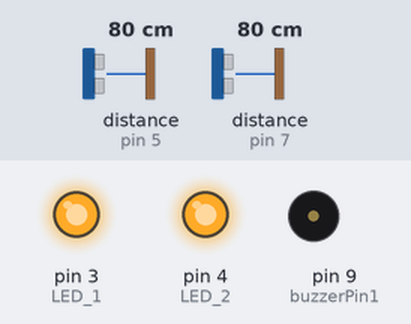
A sketch run on a simulated Arduino Uno, built with avr-gcc and run on an emulated ATmega328P. On the bench: output pins drawn as LEDs (lit = HIGH), buzzer (waves = sounding, pin HIGH). The inputs (shaded band) are chosen by the test bench; at power-on: distance to the obstacle (sensors on pin 5, pin 7) 80 cm. The echo pulse lasts 58.3 µs per cm; what the sketch prints to the serial monitor is not drawn.

Above: at 1.2 s.
1.3 s: distance to the obstacle (sensor on pin 5) set to 60 cm
At 1.69 s:
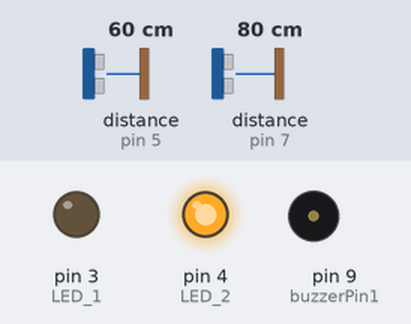
3.2 s: distance to the obstacle (sensor on pin 7) set to 60 cm
At 3.44 s:
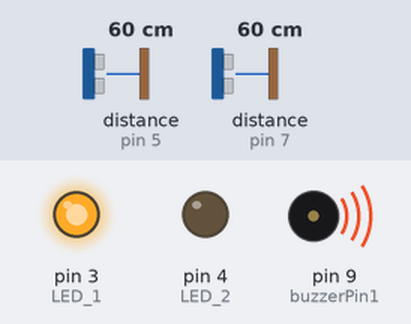
Timing chart, 0 to 6.2 s (numbered marks = the images above; inputs shaded):
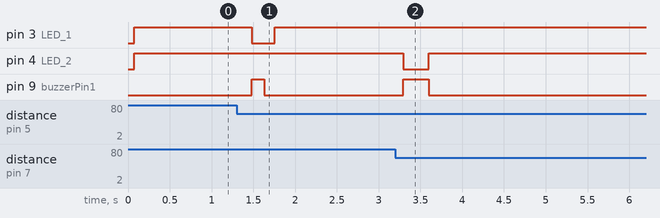

Measured:
- after the input at 1.3 s, pin 3 (LED_1): HIGH → LOW after 0.18 s, → HIGH 0.27 s later; pin 9 (buzzerPin1): LOW → HIGH after 0.18 s, → LOW 0.14 s later
- after the input at 3.2 s, pin 4 (LED_2): HIGH → LOW after 0.09 s, → HIGH 0.31 s later; pin 9 (buzzerPin1): LOW → HIGH after 0.09 s, → LOW 0.31 s later

The sketch:

sketch__1_.ino
```cpp
#include <NewPing.h>

// Ultrasonic sensor 1
#define TRIGGER_PIN1  6  // Pin trigger sensor 1
#define ECHO_PIN1     5  // Pin echo sensor 1

// Ultrasonic sensor 2
#define TRIGGER_PIN2  8  // Pin trigger sensor 2
#define ECHO_PIN2     7  // Pin echo sensor 2

#define MAX_DISTANCE1 800 // Maximum distance we want to ping for (in centimeters)
#define MAX_DISTANCE2 800 // Maximum distance we want to ping for (in centimeters)

// กำหนดพินสำหรับการใช้งานเสียง
const int buzzerPin1 = 9;  // พินสำหรับเสียง sensor 1
//const int buzzerPin2 = 10;  // พินสำหรับเสียง sensor 2

unsigned int distance1;  // ตัวแปรสำหรับเก็บค่าระยะ sensor 1
unsigned int distance2;  // ตัวแปรสำหรับเก็บค่าระยะ sensor 2

int LED_1 = 3;  //LED 1 status
int LED_2 = 4;  //LED 2 status

NewPing sonar1(TRIGGER_PIN1, ECHO_PIN1, MAX_DISTANCE1); // Sensor 1 setup
NewPing sonar2(TRIGGER_PIN2, ECHO_PIN2, MAX_DISTANCE2); // Sensor 2 setup

float previousDistance1 = 0; // ระยะทางก่อนหน้า (เมตร)
float previousTime1 = 0;     // เวลาก่อนหน้า (วินาที)
float currentDistance1 = 0;  // ระยะทางปัจจุบัน (เมตร)
float currentTime1 = 0;      // เวลาปัจจุบัน (วินาที)
float velocity1 = 0;         // ความเร็ว (เมตร/วินาที)

float previousDistance2 = 0; // ระยะทางก่อนหน้า (เมตร)
float previousTime2 = 0;     // เวลาก่อนหน้า (วินาที)
float currentDistance2 = 0;  // ระยะทางปัจจุบัน (เมตร)
float currentTime2 = 0;      // เวลาปัจจุบัน (วินาที)
float velocity2 = 0;         // ความเร็ว (เมตร/วินาที)

void setup()
{
  Serial.begin(9600);
  pinMode(buzzerPin1, OUTPUT); // กำหนดพิน output สำหรับเสียง sensor 1
  //pinMode(buzzerPin2, OUTPUT); // กำหนดพิน output สำหรับเสียง sensor 2

  pinMode(LED_1, OUTPUT);
  pinMode(LED_2, OUTPUT);
}

void loop()
{
  // วัดระยะทาง
  float distance1 = sonar1.ping_cm();  // ระยะทางปัจจุบัน (เมตร)
  //float distance = measureDistance(); // ระยะทางปัจจุบัน (เมตร)
  float timeNow1 = millis() / 1000.0;  // เวลาในหน่วยวินาที

  // คำนวณความเร็ว (v = Δd / Δt)
  float deltaDistance1 = distance1 - previousDistance1;
  float deltaTime1 = timeNow1 - previousTime1;
  if (deltaTime1 > 0)
  {
    velocity1 = deltaDistance1 / deltaTime1;
  }

  // คำนวณอัตราเร่ง (a = Δv / Δt)
  /*float deltaVelocity1 = velocity1 - (deltaDistance1 / deltaTime1);
  if (deltaTime1 > 0)
  {
    acceleration1 = deltaVelocity1 / deltaTime1;
  }*/

  // แสดงข้อมูล
  Serial.print("Distance1: "); // ระยะทางปัจจุบัน (เมตร)
  Serial.print(distance1);
  Serial.print(" cm, Velocity1: "); // ความเร็ว (เมตร/วินาที)
  Serial.print(velocity1);
   Serial.print(" m/s");

  // อัปเดตค่าก่อนหน้า
  previousDistance1 = distance1;  //ระยะทางก่อนหน้า = distance
  previousTime1 = timeNow1;       // เวลาก่อนหน้า = timeNow

  //----------------------------------------------------

  // วัดระยะทาง
  float distance2 = sonar2.ping_cm();  // ระยะทางปัจจุบัน (เมตร)
  //float distance2 = measureDistance2(); // ระยะทางปัจจุบัน (เมตร)
  float timeNow2 = millis() / 1000.0;  // เวลาในหน่วยวินาที

  // คำนวณความเร็ว (v = Δd / Δt)
  float deltaDistance2 = distance2 - previousDistance2;
  float deltaTime2 = timeNow2 - previousTime2;
  if (deltaTime2 > 0)
  {
    velocity2 = deltaDistance2 / deltaTime2;
  }

  // คำนวณอัตราเร่ง (a = Δv / Δt)
  /*float deltaVelocity = velocity - (deltaDistance / deltaTime);
  if (deltaTime > 0)
  {
    acceleration = deltaVelocity / deltaTime;
  }*/

  // แสดงข้อมูล
  Serial.print("Distance2: "); // ระยะทางปัจจุบัน (เมตร)
  Serial.print(distance2);
  Serial.print(" cm, Velocity2: "); // ความเร็ว (เมตร/วินาที)
  Serial.print(velocity2);
   Serial.print(" m/s");
  //Serial.print("        Acceleration2: "); // อัตราเร่ง (เมตร/วินาที^2)
  //Serial.print(acceleration2);
  //Serial.print(" m/s^2");


  // อัปเดตค่าก่อนหน้า
  previousDistance2 = distance2;  //ระยะทางก่อนหน้า = distance
  previousTime2 = timeNow2;       // เวลาก่อนหน้า = timeNow

  //----------------------------------------------------

  delay(10);  // Wait 10ms between pings

  // อ่านค่าระยะจาก sensor 1
  distance1 = sonar1.ping_cm();
  Serial.print("Sensor 1: ");
  Serial.print(distance1);
  Serial.print(" cm");

  // อ่านค่าระยะจาก sensor 2
  distance2 = sonar2.ping_cm();
  Serial.print("  |  Sensor 2: ");
  Serial.print(distance2);
  Serial.println(" cm");

  // การทำงานของ sensor 1
  //if (distance1 > 10 && distance1 <= 100 ||  distance2 > 10 && distance2 <= 100 ) // ระยะ 20 - 100 cm
  //{
    if(distance1 > 50 && distance1 <= 800  && velocity1 < -9 && velocity1 < 0   && velocity1 != 9.35 && velocity1 != -9.35 && velocity1 != 9.43 && velocity1 != -9.43  && velocity1 != -74.77  && velocity1 != -35.3 && velocity1 != -379.77  && velocity1 != -376.64  && velocity1 != -376.11  && velocity1 != -365.85  && velocity1 != -349.99  && velocity1 != -337.49  && velocity1 != -384.68  && velocity1 != -182.93  && velocity1 != -361.48 && velocity1 != -520  && velocity1 != -7.94  && velocity1 != -6.71  && velocity1 != -341.27  && velocity1 != -8.0  && velocity1 != -7.69  && velocity1 != -6.67  && velocity1 != -7.75  && velocity1 != -7.25)
    //if(distance1 > 50 && distance1 <= 800 )
    {
      digitalWrite(LED_1, LOW);  // LED ON
      digitalWrite(buzzerPin1, HIGH);
      //digitalWrite(buzzerPin1, HIGH);
      Serial.println("                                                                                                                                playTone1");
    }
    else
    {
      digitalWrite(LED_1, HIGH);  //  LED OFF
      digitalWrite(buzzerPin1, LOW); // หยุดเสียง sensor 1
    }

    if(distance2 > 50 && distance2 <= 800 && velocity2 < -9  && velocity2 < 0  && velocity2 != 9.35 && velocity2 != -9.35 && velocity2 != 9.43 && velocity2 != -9.43  && velocity2 != -74.77  && velocity2 != -35.3 && velocity2 != -379.77  && velocity2 != -376.64  && velocity2 != -376.11  && velocity2 != -365.85  && velocity2 != -349.99  && velocity2 != -337.49  && velocity2 != -384.68  && velocity2 != -182.93  && velocity2 != -361.48  && velocity2 != -520  && velocity2 != -7.94  && velocity2 != -6.71  && velocity2 != -341.27  && velocity2 != -8.0  && velocity2 != -7.69  && velocity2 != -6.67  && velocity2 != -7.75  && velocity2 != -7.25)
    //if(distance2 > 50 && distance2 <= 800 )
    {
      digitalWrite(LED_2, LOW);  // LED ON
      digitalWrite(buzzerPin1, HIGH);
      //digitalWrite(buzzerPin2, HIGH);
      Serial.println("                                                                                                                                                                playTone2");
    }
    else
    {
      digitalWrite(LED_2, HIGH);  //  LED
      digitalWrite(buzzerPin1, LOW); // หยุดเสียง sensor 1.
    }

}
```
